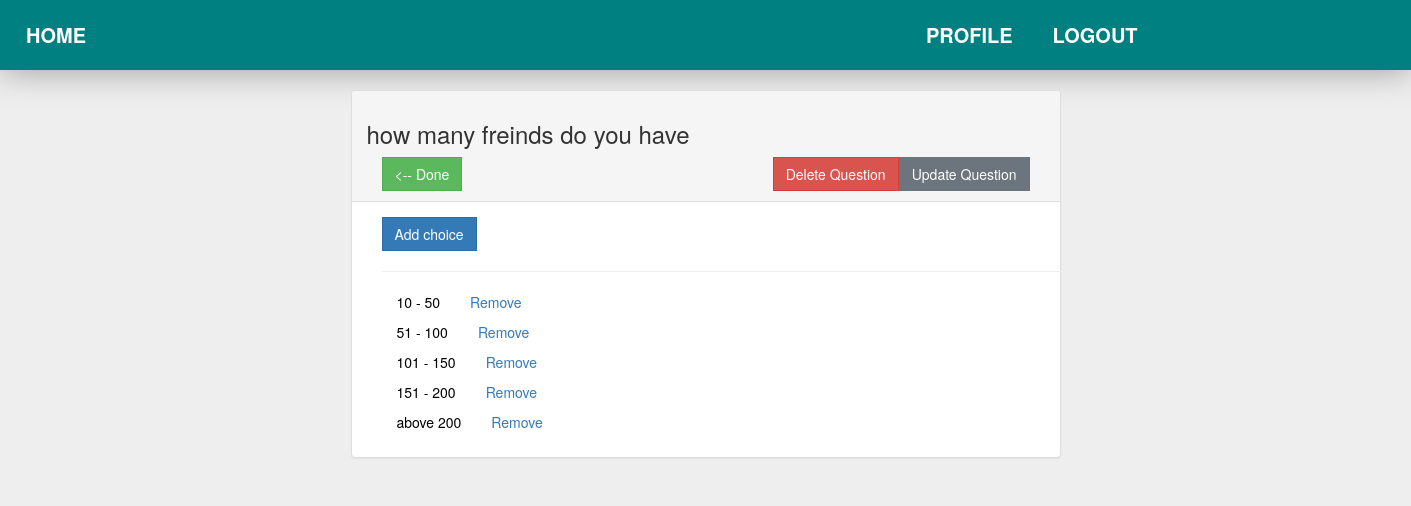
Page /question-detail/16/ (signed in) on the committed database.
### questionnaire/models.py (models this page shows, shortened)
class Question(models.Model):
	text = models.CharField(max_length = 255)
	questionnaire = models.ForeignKey(Questionnaire, on_delete=models.CASCADE, related_name="questions")

class Choice(models.Model):
	text = models.CharField(max_length = 255)
	question = models.ForeignKey(Question, on_delete=models.CASCADE, related_name='choices')
	vote = models.IntegerField(default = 0)

### questionnaire/views.py (the view)
# urls.py: path('question-detail/<int:pk>/', views.QuestionDetail.as_view(), name = 'question_detail'),
class QuestionDetail(LoginRequiredMixin, DetailView):
	model = Question
	template_name = 'question/question_detail.html'

### questionnaire/templates/question/question_detail.html
{% extends 'base.html' %}
{% block content %}
<div class="col-md-8 offset-md-2">
    <div class="panel panel-default">
        <div class=" panel-heading ">
            <h3>{{question.text}}</h3>
            <div class="container-fluid ">
                <a href="{% url 'questionnaire_detail' pk=question.questionnaire.pk %}" class="btn btn-success"><-- Done</a>
            <a href="{% url 'question_update' question.id %} " class="btn btn-secondary" style="float:right ">Update Question</a>
                <a href="{% url 'question_delete' question.id %} " class="btn btn-danger d-print-none" style="float:right ">Delete Question</a>
        </div>
        </div>
        <div class="panel-body ">
            <div class="container">
                            <a class="btn btn-primary" href="{% url 'add_choice' pk=question.pk %} ">Add choice</a>
<hr>
                        {% for choice in question.choices.all %}
                        <div class="row">
                          <p class="ml-5">{{choice.text}}</p>
                             <a href="{% url 'choice_delete' pk=choice.pk %}" class="ml-5">  Remove</a>
                         </div>
                        {% endfor %}
        </div></div>
    </div>
{% endblock %}

### static/css/main.css (style rules this page uses)
body { background-color: #eee; }
.panel { background-color: white; color: black; }
.btn { border-radius: 0px; }

### rows in the picture
Question: text "how many freinds do you have"
Choice: text "10 - 50"
Choice: text "51 - 100"
Choice: text "101 - 150"
Choice: text "151 - 200"
Choice: text "above 200"
